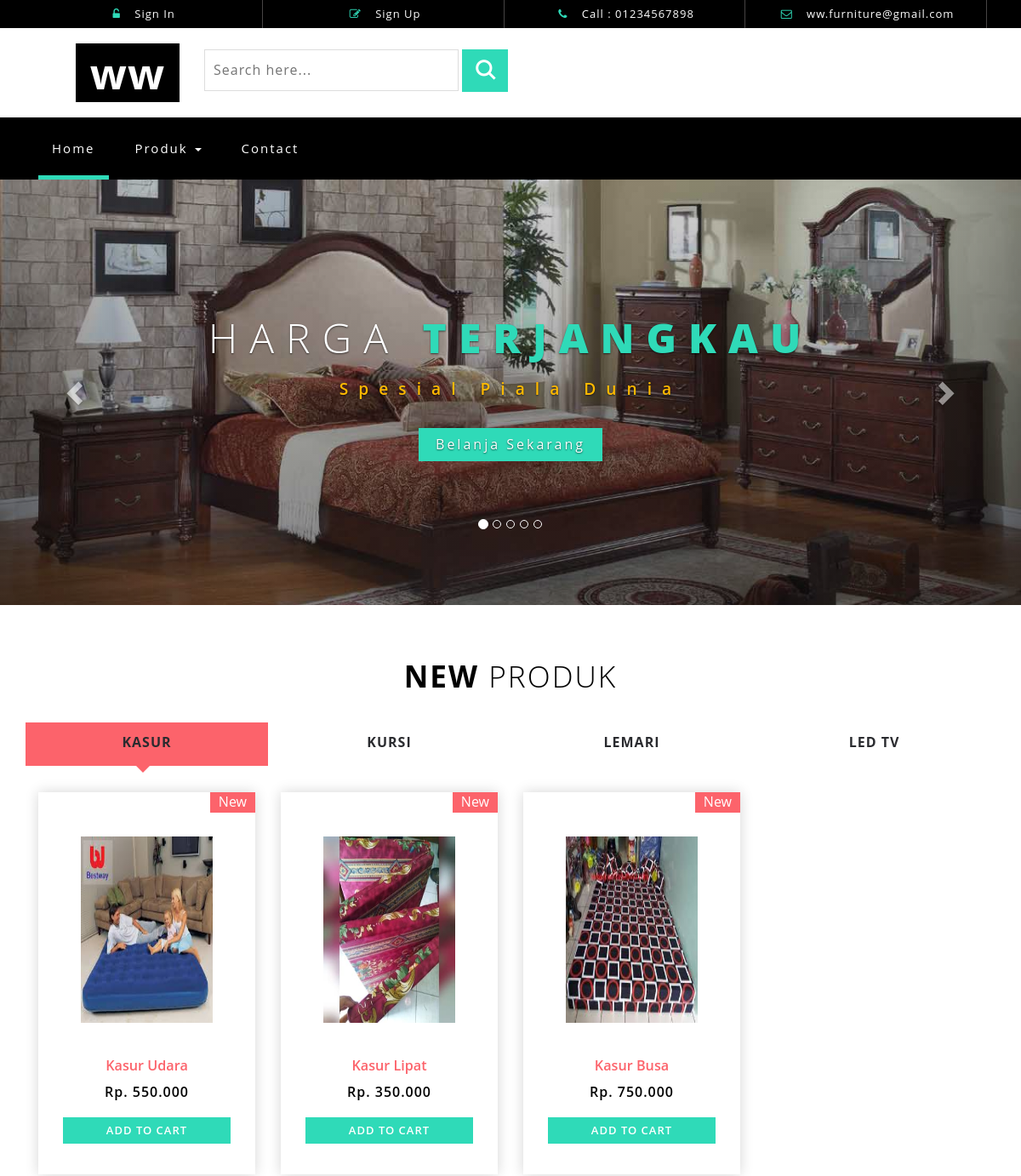
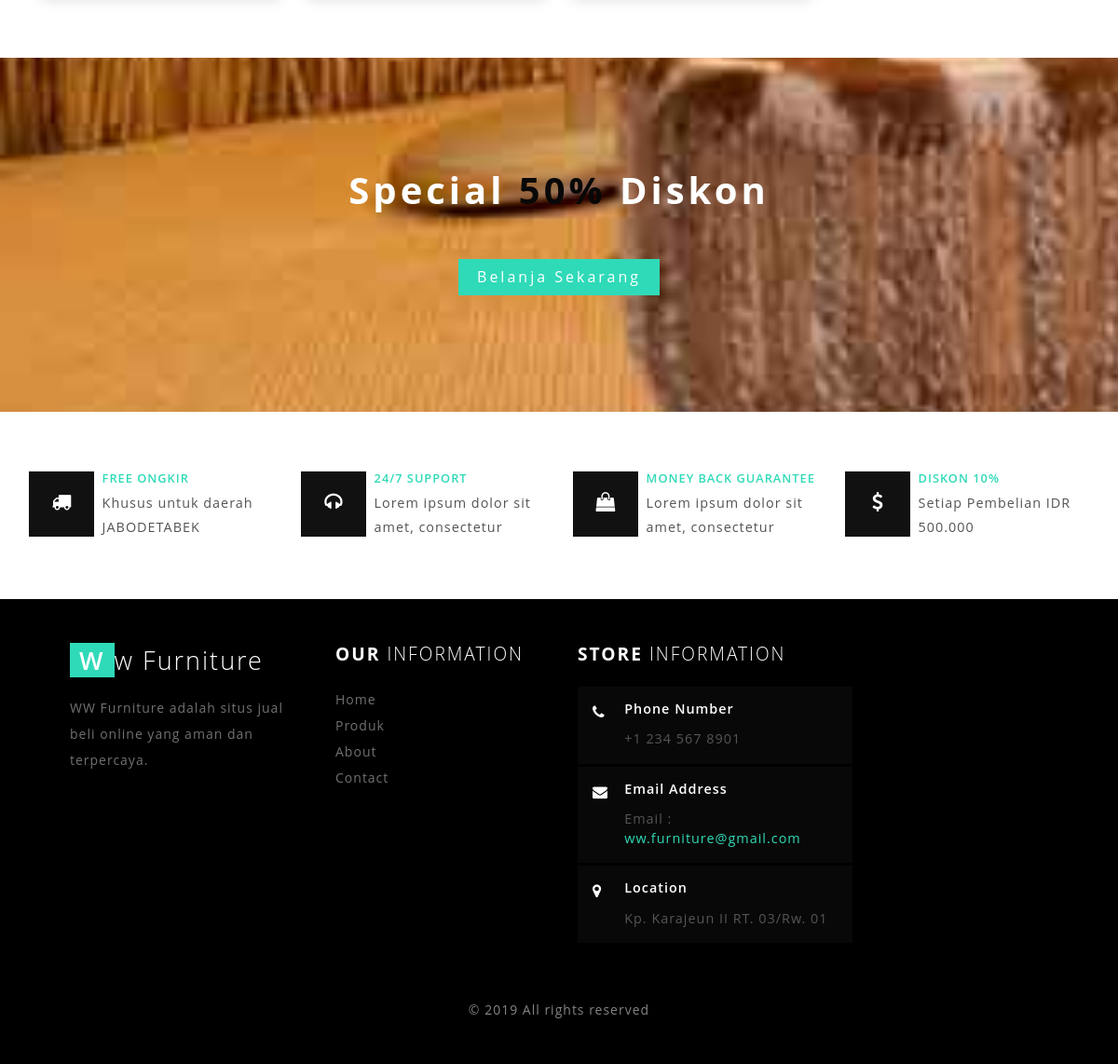
The page / on the database its author committed (2 pictures, top to bottom).
### tables this page shows
CREATE TABLE `tb_barang` (
  `kd_barang` varchar(10) NOT NULL,
  `nama_barang` varchar(100) NOT NULL,
  `deskripsi` text,
  `gambar_barang` varchar(50) NOT NULL,
  `jenis_barang` varchar(10) NOT NULL,
  `stok_barang` int(10) NOT NULL,
  `harga_barang` int(10) NOT NULL
);

### application/views/depan/templating/templating.php (called while the page is built, shortened)
<?php $this->load->view('depan/templating/header'); ?>
<?php $this->load->view($isi); ?>

### application/controllers/depan.php (called while the page is built, shortened)
<?php
class depan extends CI_Controller {
	function __construct(){
		$this->load->model('model_depan');
	}
	function index(){
		$data['isi']='depan/index';
		$data['kode_pelanggan']=$this->model_depan->kode_pelanggan();
		$data['kasur']=$this->model_depan->get_barang_kasur();
		$data['kursi']=$this->model_depan->get_barang_kursi();
		$data['lemari']=$this->model_depan->get_barang_lemari();
		$data['tv']=$this->model_depan->get_barang_tv();
		$data['kasur4']=$this->model_depan->get_barang_kasur4();
		$data['kursi4']=$this->model_depan->get_barang_kursi4();
		$data['lemari4']=$this->model_depan->get_barang_lemari4();
		$data['tv4']=$this->model_depan->get_barang_tv4();
		$this->load->view('depan/templating/templating', $data);
	}
}

### index.php (called while the page is built, shortened)
<?php
require_once BASEPATH.'core/CodeIgniter.php';

### application/models/model_depan.php (called while the page is built, shortened)
<?php
Class model_depan extends CI_Model{
	function get_barang_kasur4(){
		$result = $this->db->get('');
		return $result->result();
	}
}

### application/views/depan/index.php (the view, shortened to what this page needs)
<div id="myCarousel" class="carousel slide" data-ride="carousel">
	<ol class="carousel-indicators">
		<li data-target="#myCarousel" data-slide-to="0" class="active"></li>
		<li data-target="#myCarousel" data-slide-to="1" class=""></li>
		<li data-target="#myCarousel" data-slide-to="2" class=""></li>
		<li data-target="#myCarousel" data-slide-to="3" class=""></li>
		<li data-target="#myCarousel" data-slide-to="4" class=""></li>
	</ol>
	<div class="carousel-inner" role="listbox">
		<div class="item active">
			<div class="container">
				<div class="carousel-caption">
					<h3>Harga <span>Terjangkau</span></h3>
					<p>Spesial Piala Dunia</p>
					<a class="hvr-outline-out button2" href="#">Belanja Sekarang </a>
				</div>
			</div>
		</div>
	</div>
	<a class="left carousel-control" href="#myCarousel" role="button" data-slide="prev">
		<span class="glyphicon glyphicon-chevron-left" aria-hidden="true"></span>
	</a>
	<a class="right carousel-control" href="#myCarousel" role="button" data-slide="next">
		<span class="glyphicon glyphicon-chevron-right" aria-hidden="true"></span>
	</a>
   </div>
<div class="new_arrivals_agile_w3ls_info">
	<div class="container">
	    <h3 class="wthree_text_info">New <span>Produk</span></h3>
			<div id="horizontalTab">
					<ul class="resp-tabs-list">
						<li> Kasur</li>
						<li> Kursi</li>
						<li> Lemari</li>
						<li> LED TV</li>
					</ul>
				<div class="resp-tabs-container">
					<div class="tab1">
						<?php foreach ($kasur4 as $row ) { ?>
						<div class="col-md-3 product-men">
							<div class="men-pro-item simpleCart_shelfItem">
								<div class="men-thumb-item">
									<img style="width: 255px; height: 291px" src="<?php echo base_url('assets/admin/gambar/'.$row->gambar_barang)?>" alt="" class="pro-image-front">
										<span class="product-new-top">New</span>
								</div>
								<div class="item-info-product ">
									<h4><a href="single.html"><?php echo $row->nama_barang ?></a></h4>
									<div class="info-product-price">
										<span class="item_price">Rp. <?php echo number_format($row->harga_barang,0,',','.') ?></span>
									</div>
									<div class="snipcart-details top_brand_home_details item_add single-item hvr-outline-out button2">
										<a href="<?php echo base_url('index.php/depan/tambah_keranjang/' .$row->kd_barang) ?>"><input type="submit" name="submit" value="Add to cart" class="button" /></a>
									</div>
								</div>
							</div>
						</div>
						<?php
							}
						?>
						<div class="clearfix"></div>
					</div>
				</div>
			</div>
		</div>
	</div>
	<div class="sale-w3ls">
		<div class="container">
			<h6>Special <span>50%</span> Diskon</h6>
			<a class="hvr-outline-out button2" href="#">Belanja Sekarang </a>
		</div>
	</div>

### assets/depan/css/flexslider.css (style rules this page uses)
.carousel li { margin-right: 5px; }

### assets/depan/css/easy-responsive-tabs.css (style rules this page uses)
body { margin: 0px; padding: 0px; }
ul.resp-tabs-list, p { margin: 0px; padding: 0px; }
.resp-tabs-list li { display: inline-block; padding: 12px 20px; margin: 0; list-style: none; cursor: pointer; float: left; color: #2A2B2F; width: 25%; text-align: center; font-size: 1em; font-weight: 700; letter-spacing: 1px; text-transform: uppercase; }
.resp-tabs-container { padding: 0px; clear: left; }
.resp-tab-content { display: none; }
.resp-tab-active { border-bottom: 4px solid #fc636b; margin-bottom: -1px !important; position:relative; background:#fc636b; }
.resp-tab-active:before { content: ''; position: absolute; width: 0; height: 0; border-top: 10px solid #fc636b; border-left: 10px solid rgba(69, 42, 21, 0); border-right: 10px solid rgba(199, 57, 57, 0); left: 45%; top: 103%; transition: 0.5s all; -webkit-transition: 0.5s all; -o-transition: 0.5s all; -moz-transition: 0.5s all; -ms-transition: 0.5s all; }
.resp-tab-active { background-color:#fc636b; }
.resp-tab-content-active { display: block; }

### rows shown on the page
tb_barang: gambar_barang (picture), nama_barang "Kasur Udara", harga_barang "550.000"
tb_barang: gambar_barang (picture), nama_barang "Kasur Lipat", harga_barang "350.000"
tb_barang: gambar_barang (picture), nama_barang "Kasur Busa", harga_barang "750.000"
